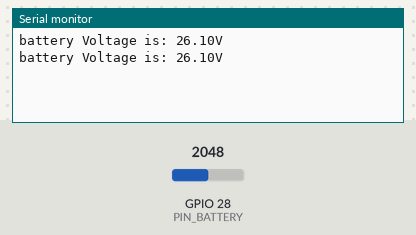
Simulated run of this sketch. Board: ESP32. Parts: the last lines printed to the serial monitor. The inputs (shaded band) are chosen by the test bench; at power-on: GPIO 28 (PIN_BATTERY) = 2048.

Above: at 1.2 s.
1.3 s: GPIO 28 (PIN_BATTERY) set to 2866
At 2.6 s:
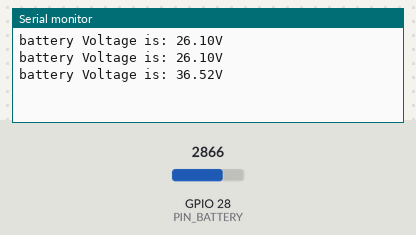
2.8 s: GPIO 28 (PIN_BATTERY) set to 3603
At 3.5 s:
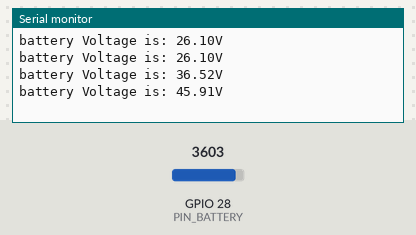
Timing chart, 0 to 5.8 s (numbered marks = the images above; inputs shaded):
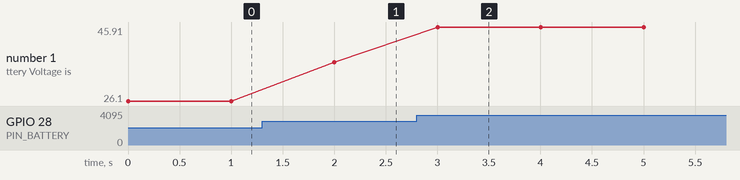

Measured:
- after the input at 1.3 s, the serial monitor: prints a new line after 0.70 s (image 1)
- after the input at 2.8 s, the serial monitor: prints a new line after 0.20 s (image 2)
- plotted number 1: 26.1 → 36.52 after the input at 1.3 s, 36.52 → 45.91 after the input at 2.8 s

The sketch:

batteryTest.ino
```cpp
#include "Arduino.h"
#include "battery.h"

battery battery;

void setup() {
  // put your setup code here, to run once:

}

void loop() {
  Serial.print("battery Voltage is: ");
  Serial.print(battery.Get_Battery_Voltage());
  Serial.printf("V \n");
  delay(1000);

}
```

battery.cpp
```cpp
#include "battery.h"
#include <Arduino.h> // Include Arduino header for pinMode, analogRead, etc.

// Gets the battery ADC value
int battery::Get_Battery_Voltage_ADC(void) {
    pinMode(PIN_BATTERY, INPUT); // Set the pin as input
    int batteryADC = 0;
    for (int i = 0; i < 5; i++) {
        batteryADC += analogRead(PIN_BATTERY); // Read battery voltage
    }
    return batteryADC / 5; // Return the average ADC value
}

// Get the battery voltage value
float battery::Get_Battery_Voltage(void) {
    int batteryADC = Get_Battery_Voltage_ADC();
    batteryVoltage = (batteryADC / 1023.0 * 3.3) * batteryCoefficient;
    return batteryVoltage;
}

// Set the battery coefficient
void battery::Set_Battery_Coefficient(float coefficient) {
    batteryCoefficient = coefficient;
}
```

battery.h
```cpp
#ifndef BATTERY_H
#define BATTERY_H


#define PIN_BATTERY        28        //Set the battery detection voltage pin
#define LOW_VOLTAGE_VALUE  525       //Set the minimum battery voltage

class battery{
  public:
    int Get_Battery_Voltage_ADC(void);   //Gets the battery ADC value
    float Get_Battery_Voltage(void);     //Get the battery voltage value
    void Set_Battery_Coefficient(float coefficient);//Set the partial pressure coefficient

  private:
    float batteryVoltage = 0;         //Battery voltage variable
    float batteryCoefficient = 3.95;  //Set the proportional coefficient
};


#endif
```
